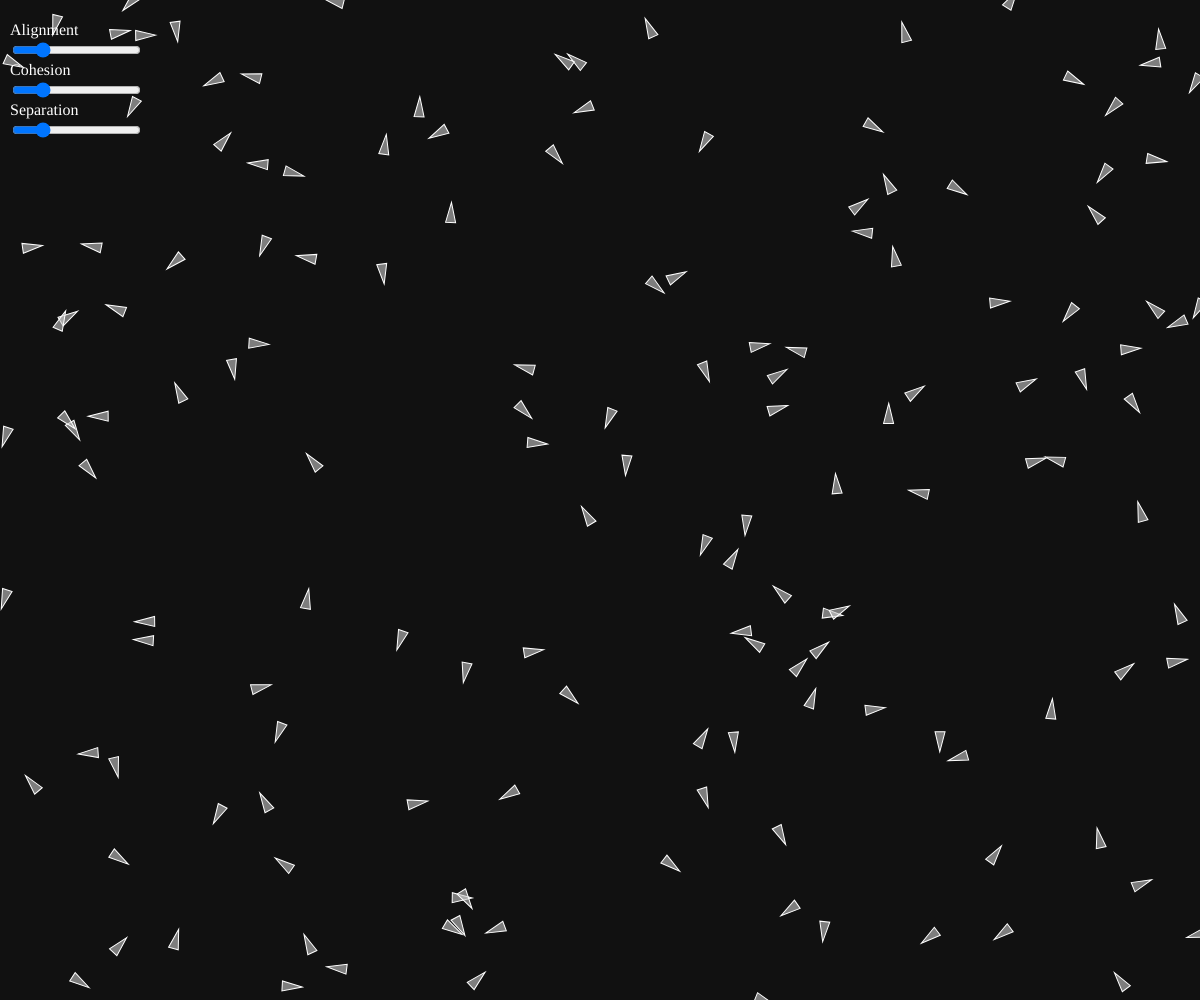
Frame 1 (no input)
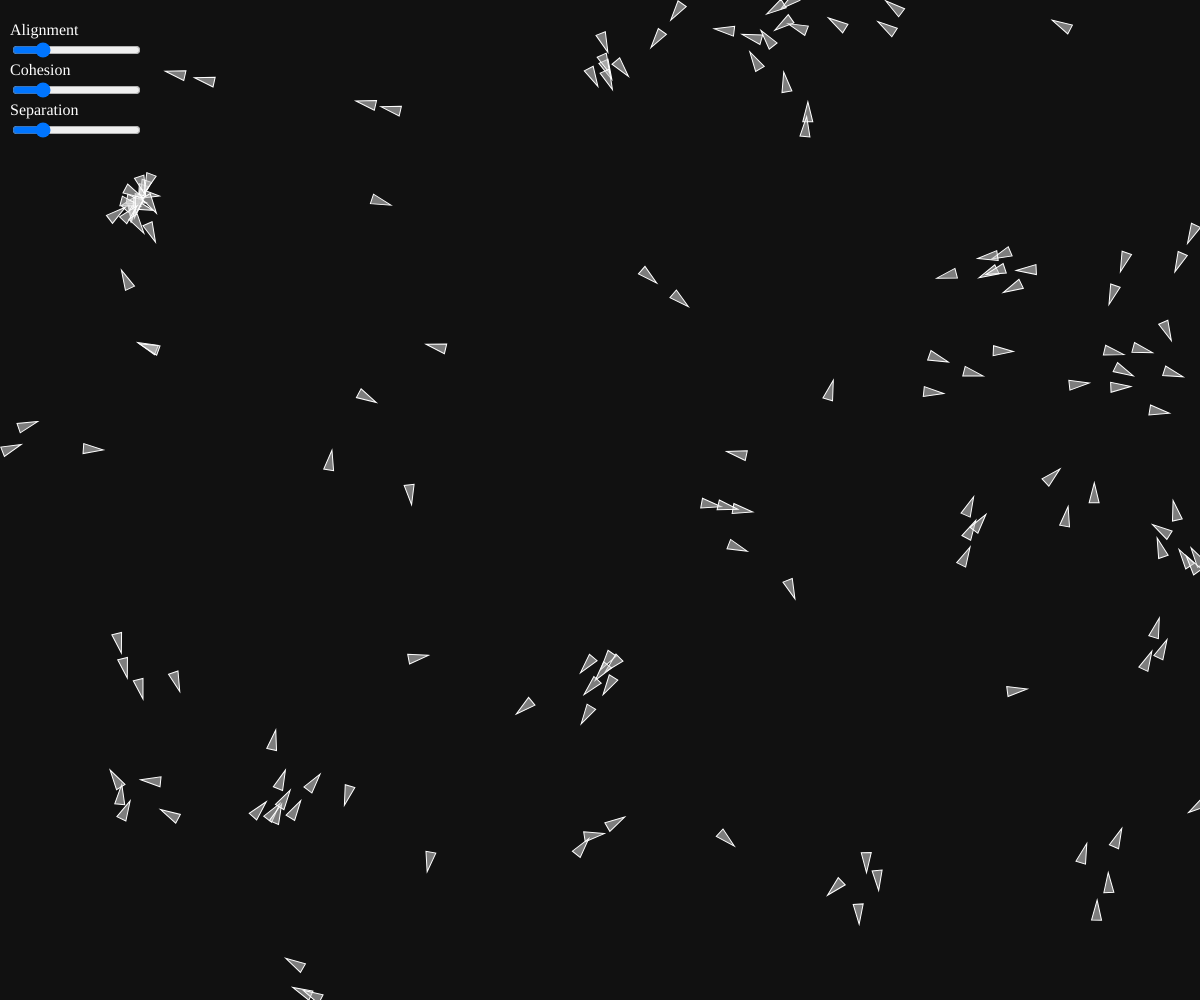
Frame 60 (no input)
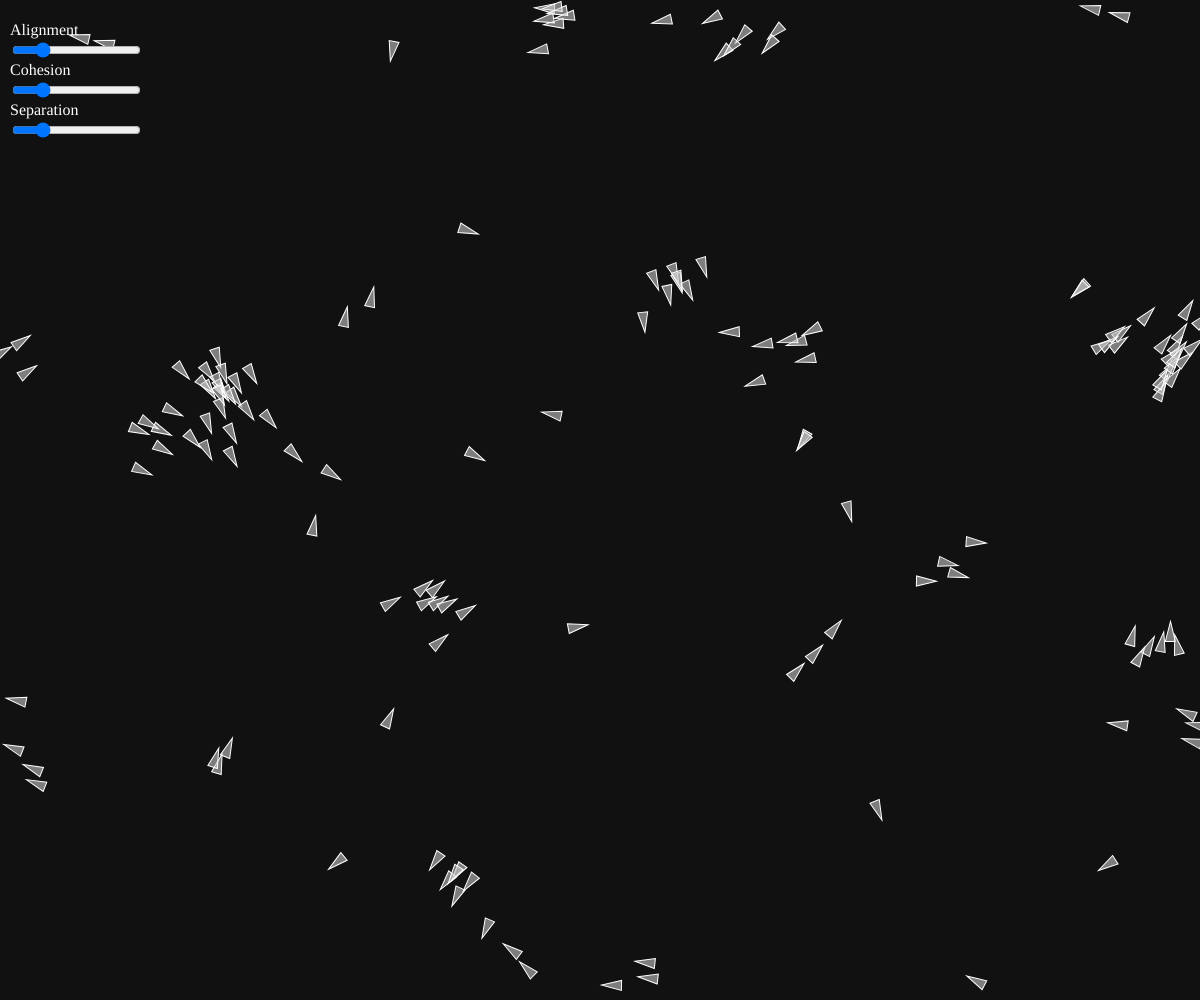
Frame 120 (the mouse pressed at the canvas centre since frame 60)

The p5.js sketch that drew these frames (run headless with seeded random() and noise() and a simulated clock; from frame 60 on, the mouse is pressed at the canvas centre):

// p5.js sketch
// ── sketch.js
// Project: Visitor
// Sketch 01: A Study of Emergent Behavior
//
// This file is the main entry point for the p5.js sketch.
// It will contain the logic for the Boids simulation.

// --- Global Variables ---
// We will define variables that need to be accessible across the sketch here.
const flock = [];

// Sliders for controlling the simulation parameters in real-time.
let alignSlider, cohesionSlider, separationSlider;

// --- p5.js Setup Function ---
// This function runs once when the sketch is first loaded.
function setup() {
  // Create a canvas that fills the entire browser window.
  createCanvas(windowWidth, windowHeight);

  // --- Slider Initialization ---
  // Create sliders to control the weights of the three flocking rules.
  // The sliders will have a range from 0 to 5 with a default value of 1.
  // A step of 0.1 allows for fine-tuning.
  
  // Alignment Slider
  createP('Alignment').style('color', '#FFF').position(10, 5);
  alignSlider = createSlider(0, 5, 1, 0.1);
  alignSlider.position(10, 40);

  // Cohesion Slider
  createP('Cohesion').style('color', '#FFF').position(10, 45);
  cohesionSlider = createSlider(0, 5, 1, 0.1);
  cohesionSlider.position(10, 80);

  // Separation Slider
  createP('Separation').style('color', '#FFF').position(10, 85);
  separationSlider = createSlider(0, 5, 1, 0.1);
  separationSlider.position(10, 120);


  // --- Boid Initialization ---
  for (let i = 0; i < 150; i++) { // Increased boid count for a denser flock
    flock.push(new Boid());
  }
}

// --- p5.js Draw Function ---
function draw() {
  background(17, 17, 17);

  for (let boid of flock) {
    boid.edges();
    boid.flock(flock);
    boid.update();
    boid.show();
  }
}

// --- Boid Class ---
class Boid {
  constructor() {
    this.position = createVector(random(width), random(height));
    this.velocity = p5.Vector.random2D();
    this.velocity.setMag(random(2, 4));
    this.acceleration = createVector();
    this.maxForce = 0.2;
    this.maxSpeed = 5;
    this.perceptionRadius = 50;
  }

  edges() {
    if (this.position.x > width) {
      this.position.x = 0;
    } else if (this.position.x < 0) {
      this.position.x = width;
    }
    if (this.position.y > height) {
      this.position.y = 0;
    } else if (this.position.y < 0) {
      this.position.y = height;
    }
  }

  align(boids) {
    let steering = createVector();
    let total = 0;
    for (let other of boids) {
      let d = dist(this.position.x, this.position.y, other.position.x, other.position.y);
      if (other != this && d < this.perceptionRadius) {
        steering.add(other.velocity);
        total++;
      }
    }
    if (total > 0) {
      steering.div(total);
      steering.setMag(this.maxSpeed);
      steering.sub(this.velocity);
      steering.limit(this.maxForce);
    }
    return steering;
  }

  cohesion(boids) {
    let steering = createVector();
    let total = 0;
    for (let other of boids) {
      let d = dist(this.position.x, this.position.y, other.position.x, other.position.y);
      if (other != this && d < this.perceptionRadius) {
        steering.add(other.position);
        total++;
      }
    }
    if (total > 0) {
      steering.div(total);
      steering.sub(this.position);
      steering.setMag(this.maxSpeed);
      steering.sub(this.velocity);
      steering.limit(this.maxForce);
    }
    return steering;
  }

  separation(boids) {
    let steering = createVector();
    let total = 0;
    for (let other of boids) {
      let d = dist(this.position.x, this.position.y, other.position.x, other.position.y);
      if (other != this && d < this.perceptionRadius) {
        let diff = p5.Vector.sub(this.position, other.position);
        diff.div(d * d);
        steering.add(diff);
        total++;
      }
    }
    if (total > 0) {
      steering.div(total);
      steering.setMag(this.maxSpeed);
      steering.sub(this.velocity);
      steering.limit(this.maxForce);
    }
    return steering;
  }

  flock(boids) {
    let alignment = this.align(boids);
    let cohesion = this.cohesion(boids);
    let separation = this.separation(boids);

    // Use the sliders' values to weight each force.
    alignment.mult(alignSlider.value());
    cohesion.mult(cohesionSlider.value());
    separation.mult(separationSlider.value());

    this.acceleration.add(alignment);
    this.acceleration.add(cohesion);
    this.acceleration.add(separation);
  }

  update() {
    this.velocity.add(this.acceleration);
    this.velocity.limit(this.maxSpeed);
    this.position.add(this.velocity);
    this.acceleration.mult(0);
  }

  show() {
    const angle = this.velocity.heading() + PI / 2;
    push();
    translate(this.position.x, this.position.y);
    rotate(angle);
    const size = 5;
    fill(200, 200, 200, 150);
    stroke(255);
    beginShape();
    vertex(0, -size * 2);
    vertex(-size, size * 2);
    vertex(size, size * 2);
    endShape(CLOSE);
    pop();
  }
}

// --- Window Resize Handling ---
function windowResized() {
  resizeCanvas(windowWidth, windowHeight);
}
